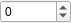
<?xml version="1.0" encoding="UTF-8"?>
<ui version="4.0">
 <class>IntegerEdit</class>
 <widget class="QWidget" name="IntegerEdit">
  <property name="geometry">
   <rect>
    <x>0</x>
    <y>0</y>
    <width>46</width>
    <height>20</height>
   </rect>
  </property>
  <property name="windowTitle">
   <string>Form</string>
  </property>
  <layout class="QVBoxLayout" name="verticalLayout">
   <property name="margin">
    <number>0</number>
   </property>
   <item>
    <widget class="QSpinBox" name="spinBox">
     <property name="minimum">
      <number>-999999999</number>
     </property>
     <property name="maximum">
      <number>999999999</number>
     </property>
    </widget>
   </item>
  </layout>
 </widget>
 <resources/>
 <connections/>
</ui>
